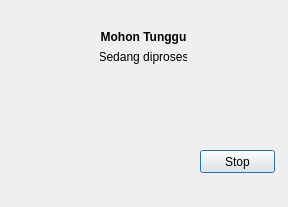
<?xml version="1.0" encoding="UTF-8"?>
<ui version="4.0">
 <class>Dialog</class>
 <widget class="QDialog" name="Dialog">
  <property name="windowModality">
   <enum>Qt::ApplicationModal</enum>
  </property>
  <property name="geometry">
   <rect>
    <x>0</x>
    <y>0</y>
    <width>288</width>
    <height>207</height>
   </rect>
  </property>
  <property name="windowTitle">
   <string>Dialog</string>
  </property>
  <property name="modal">
   <bool>false</bool>
  </property>
  <widget class="QPushButton" name="btn_stop">
   <property name="geometry">
    <rect>
     <x>200</x>
     <y>150</y>
     <width>75</width>
     <height>23</height>
    </rect>
   </property>
   <property name="text">
    <string>Stop</string>
   </property>
  </widget>
  <widget class="QWidget" name="layoutWidget">
   <property name="geometry">
    <rect>
     <x>100</x>
     <y>30</y>
     <width>87</width>
     <height>71</height>
    </rect>
   </property>
   <layout class="QVBoxLayout" name="verticalLayout">
    <item>
     <layout class="QVBoxLayout" name="verticalLayout_2">
      <item>
       <widget class="QLabel" name="label">
        <property name="font">
         <font>
          <weight>75</weight>
          <bold>true</bold>
         </font>
        </property>
        <property name="text">
         <string>Mohon Tunggu</string>
        </property>
        <property name="alignment">
         <set>Qt::AlignCenter</set>
        </property>
       </widget>
      </item>
      <item>
       <widget class="QLabel" name="label_2">
        <property name="font">
         <font>
          <weight>50</weight>
          <bold>false</bold>
         </font>
        </property>
        <property name="text">
         <string>Sedang diproses</string>
        </property>
        <property name="alignment">
         <set>Qt::AlignCenter</set>
        </property>
       </widget>
      </item>
     </layout>
    </item>
    <item>
     <spacer name="verticalSpacer">
      <property name="orientation">
       <enum>Qt::Vertical</enum>
      </property>
      <property name="sizeHint" stdset="0">
       <size>
        <width>20</width>
        <height>40</height>
       </size>
      </property>
     </spacer>
    </item>
    <item>
     <widget class="QLabel" name="loading_indicator">
      <property name="text">
       <string/>
      </property>
      <property name="alignment">
       <set>Qt::AlignCenter</set>
      </property>
     </widget>
    </item>
   </layout>
  </widget>
 </widget>
 <resources/>
 <connections/>
</ui>
